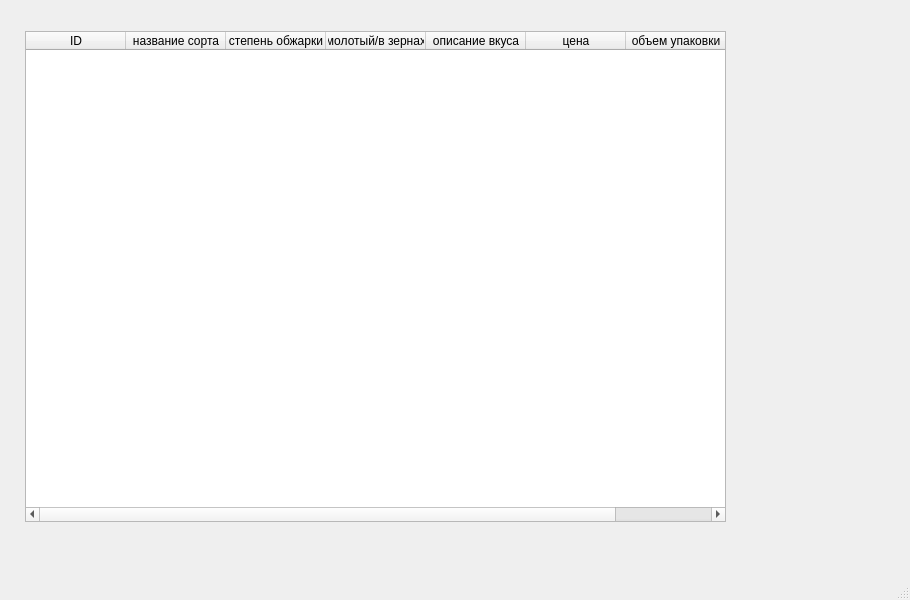
<?xml version="1.0" encoding="UTF-8"?>
<ui version="4.0">
 <class>MainWindow</class>
 <widget class="QMainWindow" name="MainWindow">
  <property name="geometry">
   <rect>
    <x>0</x>
    <y>0</y>
    <width>910</width>
    <height>600</height>
   </rect>
  </property>
  <property name="windowTitle">
   <string>MainWindow</string>
  </property>
  <widget class="QWidget" name="centralwidget">
   <widget class="QTableWidget" name="table">
    <property name="geometry">
     <rect>
      <x>25</x>
      <y>31</y>
      <width>701</width>
      <height>491</height>
     </rect>
    </property>
    <attribute name="horizontalHeaderCascadingSectionResizes">
     <bool>false</bool>
    </attribute>
    <attribute name="verticalHeaderMinimumSectionSize">
     <number>25</number>
    </attribute>
    <column>
     <property name="text">
      <string>ID</string>
     </property>
    </column>
    <column>
     <property name="text">
      <string>название сорта</string>
     </property>
    </column>
    <column>
     <property name="text">
      <string>степень обжарки</string>
     </property>
    </column>
    <column>
     <property name="text">
      <string>молотый/в зернах</string>
     </property>
    </column>
    <column>
     <property name="text">
      <string>описание вкуса</string>
     </property>
    </column>
    <column>
     <property name="text">
      <string>цена</string>
     </property>
    </column>
    <column>
     <property name="text">
      <string>объем упаковки</string>
     </property>
    </column>
   </widget>
  </widget>
  <widget class="QMenuBar" name="menubar">
   <property name="geometry">
    <rect>
     <x>0</x>
     <y>0</y>
     <width>910</width>
     <height>24</height>
    </rect>
   </property>
  </widget>
  <widget class="QStatusBar" name="statusbar"/>
 </widget>
 <resources/>
 <connections/>
</ui>
